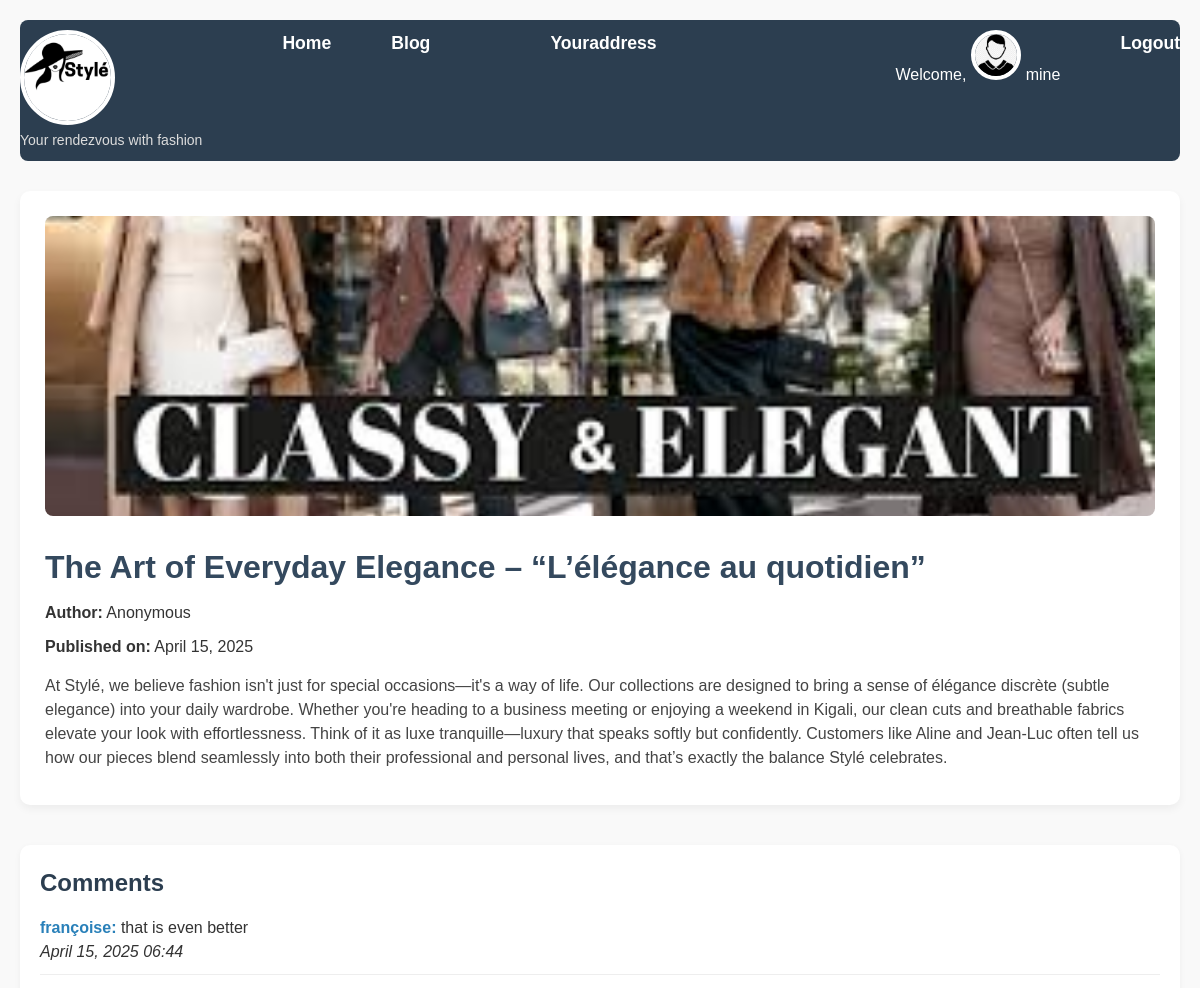
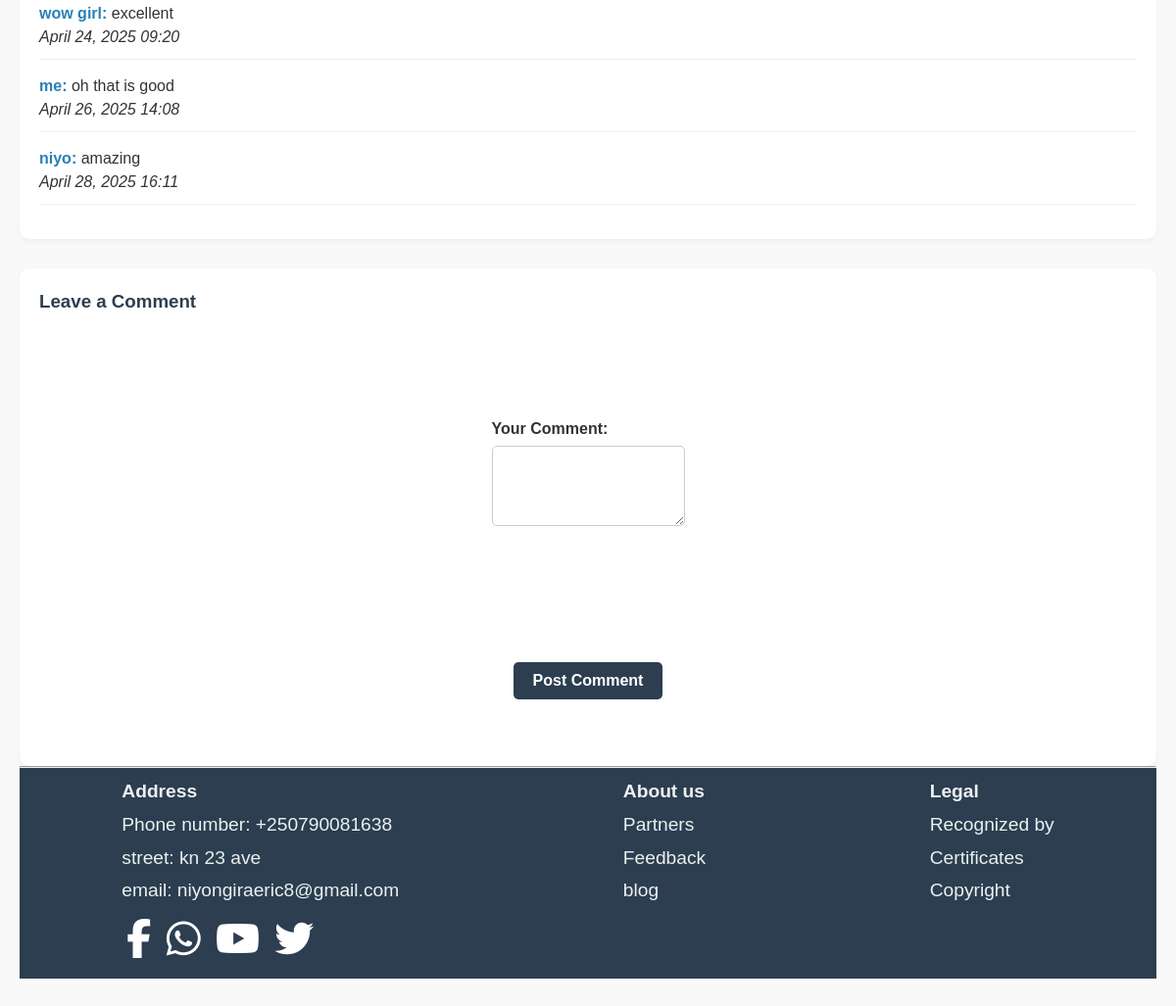
The page /store/blog/1/ (signed in) on the database its author committed (2 pictures, top to bottom).
### store/models.py (models this page shows, shortened)
class User(AbstractUser):
    firstname = models.CharField(max_length=30)
    phonenumber = models.CharField(max_length=15)
    profile_image = models.ImageField(upload_to='profile_images/', null=True, blank=True)

class BlogPost(models.Model):
    title = models.CharField(max_length=255)
    content = models.TextField()
    author = models.CharField(max_length=100, default='Anonymous')
    created_at = models.DateTimeField(auto_now_add=True)
    image = models.ImageField(upload_to='blog_images/', blank=True, null=True)  # <-- Add this!

class Comment(models.Model):
    blog = models.ForeignKey(BlogPost, related_name='comments', on_delete=models.CASCADE)
    author = models.CharField(max_length=100)
    text = models.TextField()
    created_at = models.DateTimeField(auto_now_add=True)

### store/views.py (the view, shortened to what this page needs)
# urls.py: path('blog/<int:pk>/', views.blog_detail, name='blog_detail'),
@login_required(login_url='login')
def blog_detail(request, pk):
    blog = get_object_or_404(BlogPost, pk=pk)
    comments = blog.comments.all()  # Related name 'comments'
    return render(request, 'store/blog_detail.html', {'blog': blog, 'comments': comments})

### store/templates/store/blog_detail.html (shortened to what this page needs)
{% load static %}
<!DOCTYPE html>
<html>
<head>
    <link rel="stylesheet" href="{% static 'store/styles.css' %}" />
    <link rel="stylesheet" href="{% static 'store/homestyles.css' %}" />
    <link rel="stylesheet" href="https://cdnjs.cloudflare.com/ajax/libs/font-awesome/6.5.0/css/all.min.css">
</head>
<body>
    <header class="links">
        <nav>
            <li style="margin-right: 20px; list-style: none;">
                <div style="display: flex; flex-direction: column; align-items: flex-start;">
                    <img src="{% static 'images/Stylé.png' %}" alt="Stylé Logo" style="height: 95px; width: 95px; object-fit: contain;">
                    <span style="font-size: 14px; color: #ddd; margin-top: 5px;">Your rendezvous with fashion</span>
                </div>
            </li>
            <li><a href="{% url 'home' %}">Home</a></li>
            <li><a href="{% url 'blog_list' %}">Blog</a></li>
            <li>{% if user.is_authenticated %}
                <li><a href="{% url 'your_address' %} ">Youraddress</a></li>
                <li style="margin-left:auto; color:white;">Welcome,
                    <a href="{% url 'user_profile' %}">
                        {% if user.profile_image %}
                            <img src="{{ user.profile_image.url }}" alt="Profile" class="category-image">
                        {% else %}
                            <img src="{% static 'images/menuser.png' %}" alt="Default Profile" class="category-image">
                        {% endif %}
                    </a> {{ user.username }}
                </li><a href="{% url 'logout' %}">Logout</a></li>
            {% else %}
                <li><a href="{% url 'login' %}">Login</a></li>
            {% endif %}</li>
        </nav>
    </header>
    <div class="blog-detail">
        {% if blog.image %}
            <img src="{{ blog.image.url }}" alt="{{ blog.title }}" class="blog-image">
        {% endif %}
        <h1>{{ blog.title }}</h1>
        <p><strong>Author:</strong> {{ blog.author }}</p>
        <p><strong>Published on:</strong> {{ blog.created_at|date:"F d, Y" }}</p>
        <div class="blog-content">
            <p>{{ blog.content }}</p>
        </div>
    </div>
    <section class="comments">
        <h2>Comments</h2>
        {% if comments %}
            <ul>
                {% for comment in comments %}
                    <li>
                        <p><strong>{{ comment.author }}:</strong> {{ comment.text }}</p>
                        <p><em>{{ comment.created_at|date:"F d, Y H:i" }}</em></p>
                    </li>
                {% endfor %}
            </ul>
        {% else %}
            <p>No comments yet. Be the first to comment!</p>
        {% endif %}
    </section>
    <section class="comment-form">
        <h3>Leave a Comment</h3>
        <form method="POST">
            <div>
                <label for="text">Your Comment:</label>
                <textarea name="text" id="text" rows="4" required></textarea>
            </div>
            <div>
                <input type="submit" value="Post Comment" />
            </div>
        </form>
    </section>
    <hr>
    <footer class="address">
        <div>
            <p class="darker">Address</p>
            <p>Phone number: +250790081638</p>
            <p>street: kn 23 ave</p>
            <p>email: niyongiraeric8@gmail.com</p>
            <div class="social-icons">
                <a href="https://facebook.com" target="_blank"><i class="fab fa-facebook-f"></i></a>
                <a href="https://wa.me/250790081638" target="_blank"><i class="fab fa-whatsapp"></i></a>
                <a href="https://youtube.com" target="_blank"><i class="fab fa-youtube"></i></a>
                <a href="https://twitter.com" target="_blank"><i class="fab fa-twitter"></i></a>
            </div>
        </div>
        <div>
            <p class="darker">About us</p>
            <p><a href="{% url 'partners' %}">Partners</a></p>
            <p><a href="{% url 'feedback' %}">Feedback</a></p>
            <p><a href="{% url 'blog_list' %}">blog</a></p>
        </div>
        <div>
            <p class="darker">Legal</p>
            <p>Recognized by</p>
            <p>Certificates</p>
            <p>Copyright</p>
        </div>
    </footer>
</body>
</html>

### store/static/store/styles.css (style rules this page uses)
* { margin: 0; padding: 0; box-sizing: border-box; }
body { font-family: 'Segoe UI', Tahoma, Geneva, Verdana, sans-serif; background-color: #f9f9f9; color: #333; padding: 20px; line-height: 1.6; }
header { background-color: #2c3e50; padding: 10px 20px; margin-bottom: 30px; border-radius: 8px; }
.blog-detail { background-color: white; padding: 25px; border-radius: 10px; box-shadow: 0 4px 8px rgba(0,0,0,0.05); margin-bottom: 30px; }
.blog-detail h1 { font-size: 2em; color: #34495e; margin-bottom: 10px; }
.blog-detail p { margin-bottom: 10px; }
.blog-content { margin-top: 15px; color: #444; }
.comments { margin-top: 40px; background-color: #fff; padding: 20px; border-radius: 10px; box-shadow: 0 2px 6px rgba(0,0,0,0.05); }
.comments h2 { margin-bottom: 15px; color: #2c3e50; }
.comments ul { list-style: none; padding-left: 0; }
.comments li { margin-bottom: 15px; padding-bottom: 10px; border-bottom: 1px solid #eee; }
.comments strong { color: #2980b9; }
.comment-form { margin-top: 30px; background-color: #fff; padding: 20px; border-radius: 10px; box-shadow: 0 2px 6px rgba(0,0,0,0.05); }
.comment-form h3 { margin-bottom: 15px; color: #2c3e50; }
.comment-form input[type="text"], .comment-form textarea { width: 100%; padding: 10px; margin-top: 5px; margin-bottom: 15px; border: 1px solid #ccc; border-radius: 5px; font-family: inherit; }
.comment-form input[type="submit"] { background-color: #2c3e50; color: white; border: none; padding: 10px 20px; font-weight: bold; border-radius: 5px; cursor: pointer; }
.blog-image { width: 100%; height: 300px; margin-bottom: 20px; border-radius: 8px; object-fit: cover; }

### store/static/store/homestyles.css (style rules this page uses)
* { margin: 0; padding: 0; box-sizing: border-box; }
body { color: #333; line-height: 1.5; }
header { background-color: #2c3e50; padding: 10px 0; border-radius: 8px; position: sticky; top: 0; z-index: 1000; }
header nav { display: flex; justify-content: center; gap: 60px; list-style: none; }
header nav a { color: #fff; text-decoration: none; font-weight: bold; font-size: 1.1em; transition: color 0.3s ease; align-content: bottom; }
header img { width: 50px; height: 50px; border-radius: 50%; border: 4px solid white; }
.address { display: flex; justify-content: center; gap: 20px; font-family: 'Pacifico', cursive; font-size: 1.2em; color: #2e7d32; margin-bottom: 30px; }
body form { display: grid; place-items: center; min-height: 50vh; }
.darker { font-weight: bold; }
a { text-decoration: none; }
form { display: flex; justify-content: center; margin-top: 40px; flex-grow: 1; }
form label { display: block; margin-top: 15px; font-weight: bold; color: #333; }
form input[type="submit"] { width: 100%; background-color: #2c3e50; color: white; padding: 12px; margin-top: 20px; border: none; border-radius: 5px; font-size: 16px; cursor: pointer; }
* { margin: 0; padding: 0; box-sizing: border-box; font-family: 'Spartan',sans-serif; }
header { background-color: #2c3e50; padding: 10px 0; border-radius: 8px; }
header nav a { color: #fff; text-decoration: none; font-weight: bold; font-size: 1.1em; transition: color 0.3s ease; }
header img { width: 50px; height: 50px; border-radius: 50px; }
.address { display: flex; justify-content: space-around; padding: 0px; background: #2c3e50; color: #ecf0f1; flex-wrap: wrap; }
.address div { margin: 5px; }
.address p, .address a { margin: 5px 0; color: #ecf0f1; text-decoration: none; }
.darker { font-weight: bold; color: #ffffff; margin-bottom: 10px; }
.social-icons { margin-top: 10px; }
.social-icons a { margin-right: 10px; font-size: 40px; color: #ffffff; text-decoration: none; transition: color 0.3s ease; }

### rows shown on the page
User: username "mine"
BlogPost: image (picture), title "The Art of Everyday Elegance – “L’élégance au quotidien”", author "Anonymous", created_at "April 15, 2025", content "At Stylé, we believe fashion isn't just for special occasions—it's a way of life. Our collections are designed to bring a sense of élégance discrète (subtle elegance) into your daily wardrobe. Whether you're heading to a business meeting or enjoying a weekend in Kigali, our clean cuts and breathable fabrics elevate your look with effortlessness. Think of it as luxe tranquille—luxury that speaks softly but confidently. Customers like Aline and Jean-Luc often tell us how our pieces blend seamlessly into both their professional and personal lives, and that’s exactly the balance Stylé celebrates."
Comment: author "françoise", text "that is even better", created_at "April 15, 2025 06:44"
Comment: author "wow girl", text "excellent", created_at "April 24, 2025 09:20"
Comment: author "me", text "oh that is good", created_at "April 26, 2025 14:08"
Comment: author "niyo", text "amazing", created_at "April 28, 2025 16:11"
